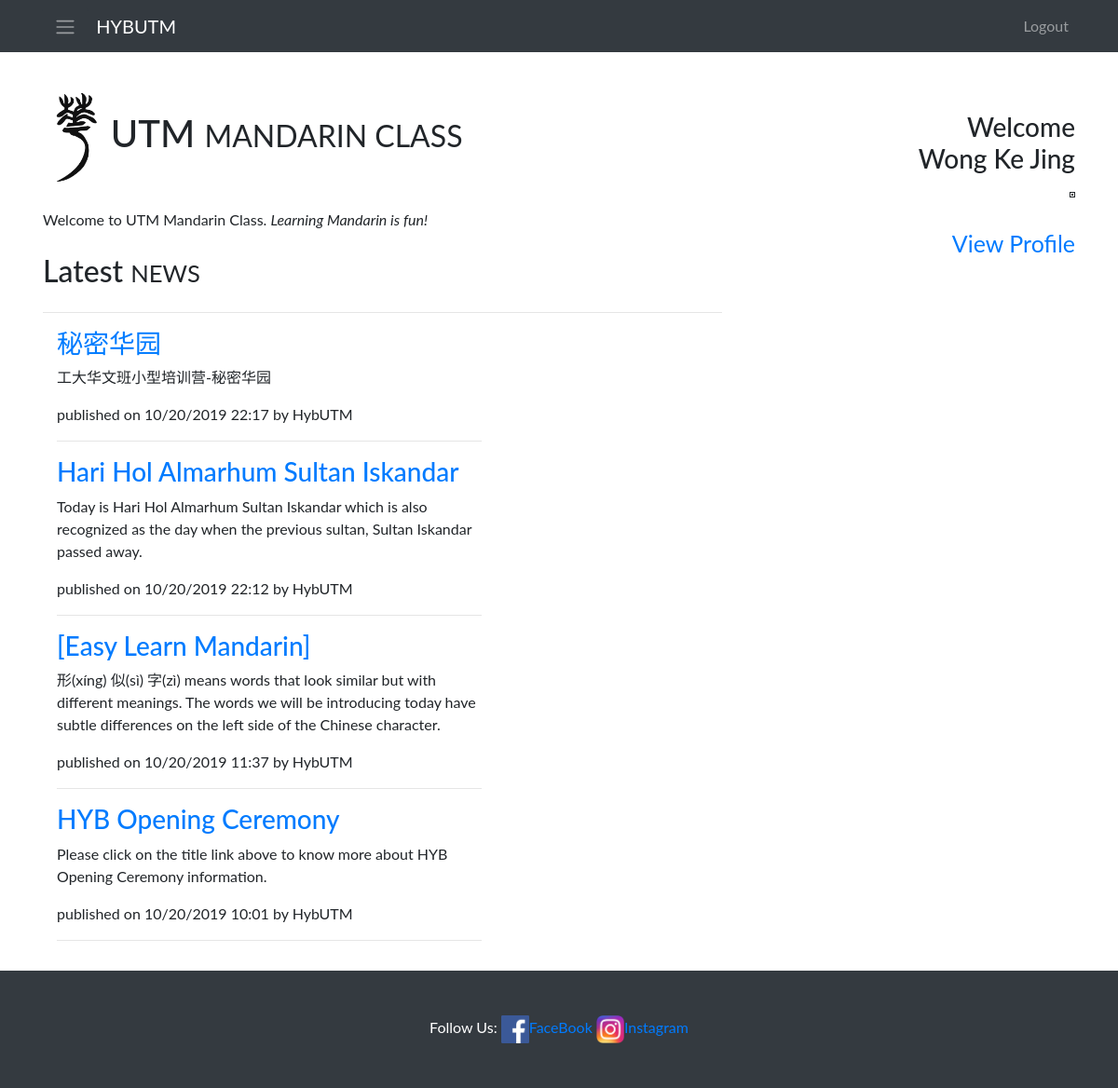
Page /AdminPage.php (signed in) on the committed database.
### tables this page shows
CREATE TABLE `info_news` (
  `news_id` int(11) NOT NULL,
  `news_title` varchar(255) NOT NULL,
  `news_short_description` longtext NOT NULL,
  `news_full_content` longtext NOT NULL,
  `news_image` longblob NOT NULL,
  `news_author` varchar(120) NOT NULL,
  `news_published_on` datetime NOT NULL
);

### connectDB/functions.php (called while the page is built, shortened)
<?php
function fetchNews($conn)
{
    $request = $conn->prepare(" SELECT news_id, news_title, news_short_description, news_author, news_published_on FROM info_news ORDER BY news_published_on DESC ");
    return $request->execute() ? $request->fetchAll() : false;
}

### AdminPage.php (the view, shortened to what this page needs)
<!DOCTYPE html>
<html lang="en">
<?php require __DIR__ . '/connectDB/functions.php' ?>
<head>
    <link href="startbootstrap-blog-home-gh-pages/vendor/bootstrap/css/bootstrap.min.css" rel="stylesheet">
    <link href="startbootstrap-blog-home-gh-pages/css/blog-home.css" rel="stylesheet">
</head>
<body>
    <?php
    include 'dbConnect.php';
    $username = $_SESSION['ausername'];
    $sql = "SELECT * FROM admin WHERE username='$username'";
    $result = $conn->query($sql);
    if ($result->num_rows > 0) {
        $row = $result->fetch_assoc();
        ?>
        <nav class="navbar navbar-expand-lg navbar-dark bg-dark fixed-top">
            <div class="container">
                <button class="btn btn-dark" onclick="openNav()"><i class="navbar-toggler-icon"></i></button>&nbsp;&nbsp;
                <a class="navbar-brand" href="AdminPage.php">HYBUTM</a>
                <div class="collapse navbar-collapse" id="navbarResponsive">
                    <ul class="navbar-nav ml-auto">
                        <li class="nav-item">
                            <a class="nav-link" href="logout.php">Logout</a>
                        </li>
                    </ul>
                </div>
            </div>
        </nav>
        <div id="main" class="container">
            <div class="row">
                <div class="col-md-8">
                    <h1 class="my-4"><img src="images/logo.png" style="width:10%;height:10%;">UTM
                        <small>MANDARIN CLASS</small>
                    </h1>
                    <p>Welcome to UTM Mandarin Class. <em>Learning Mandarin is fun!</em></p>
                    <h2 class="my-4">Latest
                        <small>NEWS</small>
                    </h2>
                    <hr>
                    <div class="col-lg-8">
                        <?php
                            $dbh = connect_to_db();
                            $news = fetchNews($dbh);
                            ?>
                        <?php if ($news && !empty($news)) : ?>
                            <?php foreach ($news as $key => $article) : ?>
                                <h3><a href="News/Post.php?newsid=<?= $article->news_id ?>&username=<?= $username ?>"><?= stripslashes($article->news_title) ?></a>
                                </h3>
                                <p><?= stripslashes($article->news_short_description) ?></p>
                                <span>published on <?= date("m/d/Y H:i", strtotime($article->news_published_on)) ?> by
                                    <?= stripslashes($article->news_author) ?></span>
                                <hr>
                            <?php endforeach ?>
                        <?php endif ?>
                    </div>
                </div>
                <div class="col-md-4" style="text-align: right;">
                    <br><br>
                    <h3>Welcome <br> <?= $row['name'] ?></h3>
                    <img id="blah" src="<?= $row['image'] ?>" style="width:200px; height:auto; border:double;">
                    <br><br>
                    <a href="Profile/adminProfile.php" style="font-size: 25px;">View Profile</a>
                    <br><br>
                <?php } ?>
                </div>
            </div>
        </div>
        <footer class="py-5 bg-dark">
            <div class="container">
                <p class="m-0 text-center text-white">Follow Us:
                    <a href="http://wwww.facebook.com/hybutm" target="_blank">
                        <img src="images/fb-art.png" alt="FaceBook Page" style="width:30px;height:30px;" id="fb">FaceBook
                    </a>
                    <a href="https://www.instagram.com/hybutm/" target="_blank">
                        <img src="images/ig-logo-email.png" alt="Instagram" style="width:30px;height:30px;" id="Insta">Instagram
                    </a></p>
            </div>
        </footer>
</body>
</html>

### AdminPage.php (style rules this page uses)
body { font-family: "Lato", sans-serif; }
#main { transition: margin-left .5s; padding: 16px; }

### rows in the picture
info_news: news_title "秘密华园", news_short_description "工大华文班小型培训营-秘密华园", news_published_on "10/20/2019 22:17", news_author "HybUTM"
info_news: news_title "Hari Hol Almarhum Sultan Iskandar", news_short_description "Today is Hari Hol Almarhum Sultan Iskandar which is also recognized as the day when the previous sultan, Sultan Iskandar passed away.", news_published_on "10/20/2019 22:12", news_author "HybUTM"
info_news: news_title "[Easy Learn Mandarin]", news_short_description "形(xíng) 似(sì) 字(zì) means words that look similar but with different meanings. The words we will be introducing today have subtle differences on the left side of the Chinese character.", news_published_on "10/20/2019 11:37", news_author "HybUTM"
info_news: news_title "HYB Opening Ceremony", news_short_description "Please click on the title link above to know more about HYB Opening Ceremony information.", news_published_on "10/20/2019 10:01", news_author "HybUTM"

### other values in the picture
$row['name'] "Wong Ke Jing"
